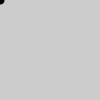
Frame 1 (no input)
Frame 60 (the mouse pressed at the canvas centre just before this capture): identical to frame 1, image omitted
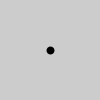
Frame 120 (the mouse held since frame 60 and released just before this capture)

The Processing sketch that drew these frames (run headless with seeded random() and noise(); from frame 60 on, the mouse is pressed at the canvas centre):

// Processing sketch: sketch_160330e
// ── sketch_160330e.pde
void setup() {
  size(100,100);
  strokeWeight(8);
}

void draw() {
  background(204);
  line(mouseX, mouseY, pmouseX, pmouseY);
}
